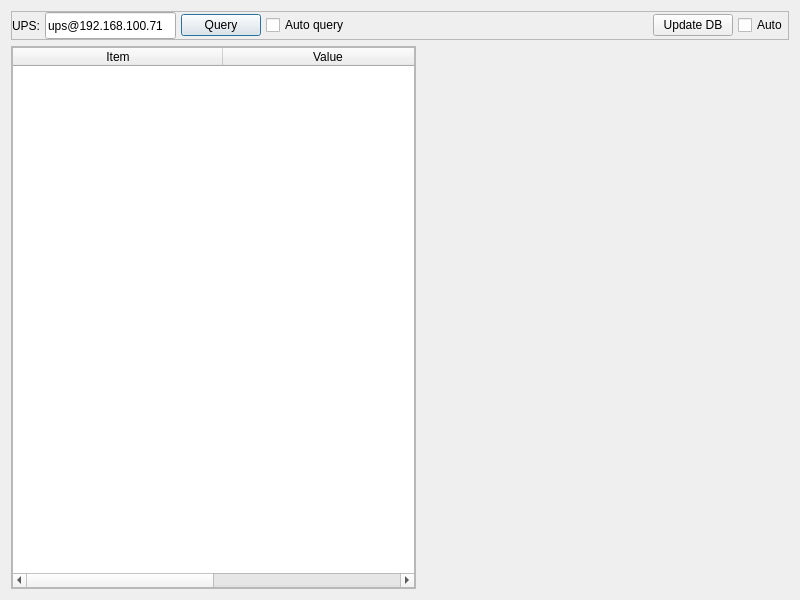
<?xml version="1.0" encoding="UTF-8"?>
<ui version="4.0">
 <class>ASUPSDlg</class>
 <widget class="QDialog" name="ASUPSDlg">
  <property name="geometry">
   <rect>
    <x>0</x>
    <y>0</y>
    <width>800</width>
    <height>600</height>
   </rect>
  </property>
  <property name="windowTitle">
   <string>AS UPS 1.0</string>
  </property>
  <property name="windowIcon">
   <iconset resource="resources.qrc">
    <normaloff>:/res/ups.png</normaloff>:/res/ups.png</iconset>
  </property>
  <layout class="QVBoxLayout" name="verticalLayout_2">
   <item>
    <widget class="QFrame" name="frHeader">
     <property name="maximumSize">
      <size>
       <width>16777215</width>
       <height>51</height>
      </size>
     </property>
     <property name="frameShape">
      <enum>QFrame::StyledPanel</enum>
     </property>
     <property name="frameShadow">
      <enum>QFrame::Raised</enum>
     </property>
     <layout class="QHBoxLayout" name="horizontalLayout">
      <property name="spacing">
       <number>5</number>
      </property>
      <property name="leftMargin">
       <number>0</number>
      </property>
      <property name="topMargin">
       <number>0</number>
      </property>
      <property name="rightMargin">
       <number>0</number>
      </property>
      <property name="bottomMargin">
       <number>0</number>
      </property>
      <item>
       <widget class="QLabel" name="lbUPSURL">
        <property name="maximumSize">
         <size>
          <width>31</width>
          <height>16777215</height>
         </size>
        </property>
        <property name="text">
         <string>UPS:</string>
        </property>
       </widget>
      </item>
      <item>
       <widget class="QLineEdit" name="leURL">
        <property name="minimumSize">
         <size>
          <width>0</width>
          <height>27</height>
         </size>
        </property>
        <property name="text">
         <string>ups@192.168.100.71</string>
        </property>
       </widget>
      </item>
      <item>
       <widget class="QPushButton" name="pbQuery">
        <property name="text">
         <string>Query</string>
        </property>
       </widget>
      </item>
      <item>
       <widget class="QCheckBox" name="cbQueryPeriodically">
        <property name="minimumSize">
         <size>
          <width>101</width>
          <height>0</height>
         </size>
        </property>
        <property name="text">
         <string>Auto query</string>
        </property>
       </widget>
      </item>
      <item>
       <spacer name="horizontalSpacer">
        <property name="orientation">
         <enum>Qt::Horizontal</enum>
        </property>
        <property name="sizeHint" stdset="0">
         <size>
          <width>281</width>
          <height>20</height>
         </size>
        </property>
       </spacer>
      </item>
      <item>
       <widget class="QPushButton" name="pbUpdateDB">
        <property name="text">
         <string>Update DB</string>
        </property>
       </widget>
      </item>
      <item>
       <widget class="QCheckBox" name="cbAutoUpdateDB">
        <property name="text">
         <string>Auto</string>
        </property>
       </widget>
      </item>
     </layout>
    </widget>
   </item>
   <item>
    <layout class="QHBoxLayout" name="horizontalLayout_2">
     <item>
      <widget class="QFrame" name="frfData">
       <property name="maximumSize">
        <size>
         <width>405</width>
         <height>16777215</height>
        </size>
       </property>
       <property name="frameShape">
        <enum>QFrame::StyledPanel</enum>
       </property>
       <property name="frameShadow">
        <enum>QFrame::Raised</enum>
       </property>
       <layout class="QVBoxLayout" name="verticalLayout">
        <property name="spacing">
         <number>0</number>
        </property>
        <property name="leftMargin">
         <number>0</number>
        </property>
        <property name="topMargin">
         <number>0</number>
        </property>
        <property name="rightMargin">
         <number>0</number>
        </property>
        <property name="bottomMargin">
         <number>0</number>
        </property>
        <item>
         <widget class="QTableWidget" name="twData">
          <attribute name="horizontalHeaderDefaultSectionSize">
           <number>210</number>
          </attribute>
          <attribute name="horizontalHeaderStretchLastSection">
           <bool>true</bool>
          </attribute>
          <attribute name="verticalHeaderVisible">
           <bool>false</bool>
          </attribute>
          <column>
           <property name="text">
            <string>Item</string>
           </property>
          </column>
          <column>
           <property name="text">
            <string>Value</string>
           </property>
          </column>
         </widget>
        </item>
       </layout>
      </widget>
     </item>
     <item>
      <widget class="QCustomPlot" name="frGraph" native="true"/>
     </item>
    </layout>
   </item>
  </layout>
 </widget>
 <customwidgets>
  <customwidget>
   <class>QCustomPlot</class>
   <extends>QWidget</extends>
   <header>qcustomplot.h</header>
   <container>1</container>
  </customwidget>
 </customwidgets>
 <resources>
  <include location="resources.qrc"/>
 </resources>
 <connections/>
</ui>
